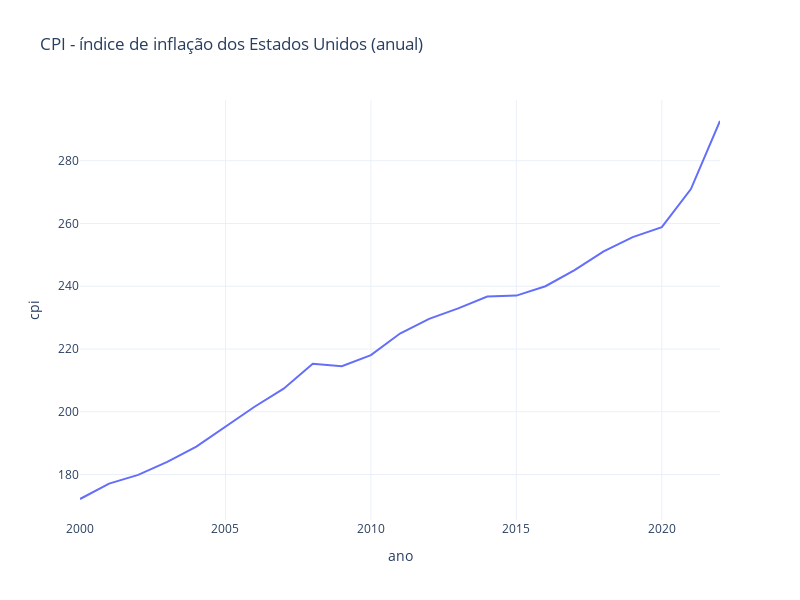

Here is the notebook cell this chart was saved with:
### Markdown cell above
Os dados monetários desta série são anuais e estão em US$. Como a ideia é realizar a análise dos dados ao longo do tempo, é importante considerar os efeitos da inflação pois, US$ 1,00 em 2000 é diferente de US$ 1,00 em 2022. Ou seja, caso não se faça a correção pela inflação, haverá imprecisão nos valores apresentados. Ademais, ao se relacionar os valores de exportação com dados socioeconômicos, é importante que os dados estejam na mesma data de referência. Ainda que façamos tal ajuste, ainda resta dúvida quanto à data-base precisa, pois tal informação não foi encontrada em qualquer das fontes de dados. Neste sentido, assumimos que os valores da série são nominais, isto é, os valores são relativos ao ano corrente. Então todos eles foram reajustados para o ano de 2022. 
Para realizarmos o ajuste foi extraída a série de [CPI](https://www.bls.gov/cpi/) (_Consumer Price Index_) anual, que é o índice de inflação dos Estados Unidos. O gráfico abaixo demonstra que entre 2000 e 2022 houve um crescimento acumulado do índice na ordem de aproximadamente 52%.

### Code cell
cpi_us = pl.read_csv(
    "../data/cpi_brazil_us/cpi_series.csv",
    separator=";",
    dtypes={"year": pl.Int64, "cpi": pl.Float64},
)

px.line(
    cpi_us,
    x="year",
    y="cpi",
    title="CPI - índice de inflação dos Estados Unidos (anual)",
    width=fig_w,
    height=fig_h,
    labels={"year": "ano"},
)
# cpi_us

### Figure 1 — Plotly figure (JSON) as saved in the notebook; plotly's stock layout.template omitted (floating-point values rounded to 4 significant figures)
{"data": [{"hovertemplate": "ano=%{x}<br>cpi=%{y}<extra></extra>", "legendgroup": "", "line": {"color": "#636efa", "dash": "solid"}, "marker": {"symbol": "circle"}, "mode": "lines", "name": "", "orientation": "v", "showlegend": false, "type": "scatter", "x": [2000, 2001, 2002, 2003, 2004, 2005, 2006, 2007, 2008, 2009, 2010, 2011, 2012, 2013, 2014, 2015, 2016, 2017, 2018, 2019, 2020, 2021, 2022], "xaxis": "x", "y": [172.2, 177.1, 179.9, 184, 188.9, 195.3, 201.6, 207.3, 215.3, 214.5, 218.1, 224.9, 229.6, 233.0, 236.7, 237.0, 240.0, 245.1, 251.1, 255.7, 258.8, 271.0, 292.7], "yaxis": "y"}], "layout": {"height": 600, "legend": {"tracegroupgap": 0}, "title": {"text": "CPI - índice de inflação dos Estados Unidos (anual)"}, "width": 800, "xaxis": {"anchor": "y", "domain": [0, 1], "title": {"text": "ano"}}, "yaxis": {"anchor": "x", "domain": [0, 1], "title": {"text": "cpi"}}}}
